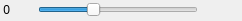
<?xml version="1.0" encoding="UTF-8"?>
<ui version="4.0">
 <class>EricZoomWidget</class>
 <widget class="QWidget" name="EricZoomWidget">
  <property name="geometry">
   <rect>
    <x>0</x>
    <y>0</y>
    <width>242</width>
    <height>21</height>
   </rect>
  </property>
  <property name="sizePolicy">
   <sizepolicy hsizetype="Minimum" vsizetype="Minimum">
    <horstretch>0</horstretch>
    <verstretch>0</verstretch>
   </sizepolicy>
  </property>
  <layout class="QHBoxLayout" name="horizontalLayout">
   <property name="leftMargin">
    <number>0</number>
   </property>
   <property name="topMargin">
    <number>0</number>
   </property>
   <property name="rightMargin">
    <number>0</number>
   </property>
   <property name="bottomMargin">
    <number>0</number>
   </property>
   <item>
    <widget class="QLabel" name="valueLabel">
     <property name="minimumSize">
      <size>
       <width>0</width>
       <height>16</height>
      </size>
     </property>
     <property name="maximumSize">
      <size>
       <width>16777215</width>
       <height>16</height>
      </size>
     </property>
     <property name="text">
      <string notr="true">0</string>
     </property>
     <property name="alignment">
      <set>Qt::AlignRight|Qt::AlignTrailing|Qt::AlignVCenter</set>
     </property>
    </widget>
   </item>
   <item>
    <widget class="EricClickableLabel" name="zoomOutLabel">
     <property name="sizePolicy">
      <sizepolicy hsizetype="Fixed" vsizetype="Fixed">
       <horstretch>0</horstretch>
       <verstretch>0</verstretch>
      </sizepolicy>
     </property>
     <property name="minimumSize">
      <size>
       <width>16</width>
       <height>16</height>
      </size>
     </property>
     <property name="maximumSize">
      <size>
       <width>16</width>
       <height>16</height>
      </size>
     </property>
     <property name="toolTip">
      <string>Zoom out</string>
     </property>
    </widget>
   </item>
   <item>
    <widget class="QSlider" name="slider">
     <property name="sizePolicy">
      <sizepolicy hsizetype="Fixed" vsizetype="Fixed">
       <horstretch>0</horstretch>
       <verstretch>0</verstretch>
      </sizepolicy>
     </property>
     <property name="minimumSize">
      <size>
       <width>160</width>
       <height>16</height>
      </size>
     </property>
     <property name="maximumSize">
      <size>
       <width>160</width>
       <height>16</height>
      </size>
     </property>
     <property name="focusPolicy">
      <enum>Qt::NoFocus</enum>
     </property>
     <property name="toolTip">
      <string>Drag to zoom</string>
     </property>
     <property name="minimum">
      <number>-10</number>
     </property>
     <property name="maximum">
      <number>20</number>
     </property>
     <property name="orientation">
      <enum>Qt::Horizontal</enum>
     </property>
     <property name="tickPosition">
      <enum>QSlider::NoTicks</enum>
     </property>
    </widget>
   </item>
   <item>
    <widget class="EricClickableLabel" name="zoomInLabel">
     <property name="sizePolicy">
      <sizepolicy hsizetype="Fixed" vsizetype="Fixed">
       <horstretch>0</horstretch>
       <verstretch>0</verstretch>
      </sizepolicy>
     </property>
     <property name="minimumSize">
      <size>
       <width>16</width>
       <height>16</height>
      </size>
     </property>
     <property name="maximumSize">
      <size>
       <width>16</width>
       <height>16</height>
      </size>
     </property>
     <property name="toolTip">
      <string>Zoom in</string>
     </property>
    </widget>
   </item>
   <item>
    <widget class="EricClickableLabel" name="zoomResetLabel">
     <property name="sizePolicy">
      <sizepolicy hsizetype="Fixed" vsizetype="Fixed">
       <horstretch>0</horstretch>
       <verstretch>0</verstretch>
      </sizepolicy>
     </property>
     <property name="minimumSize">
      <size>
       <width>16</width>
       <height>16</height>
      </size>
     </property>
     <property name="maximumSize">
      <size>
       <width>16</width>
       <height>16</height>
      </size>
     </property>
     <property name="toolTip">
      <string>Zoom reset</string>
     </property>
    </widget>
   </item>
  </layout>
 </widget>
 <customwidgets>
  <customwidget>
   <class>EricClickableLabel</class>
   <extends>QLabel</extends>
   <header>EricWidgets/EricClickableLabel.h</header>
  </customwidget>
 </customwidgets>
 <resources/>
 <connections/>
</ui>
